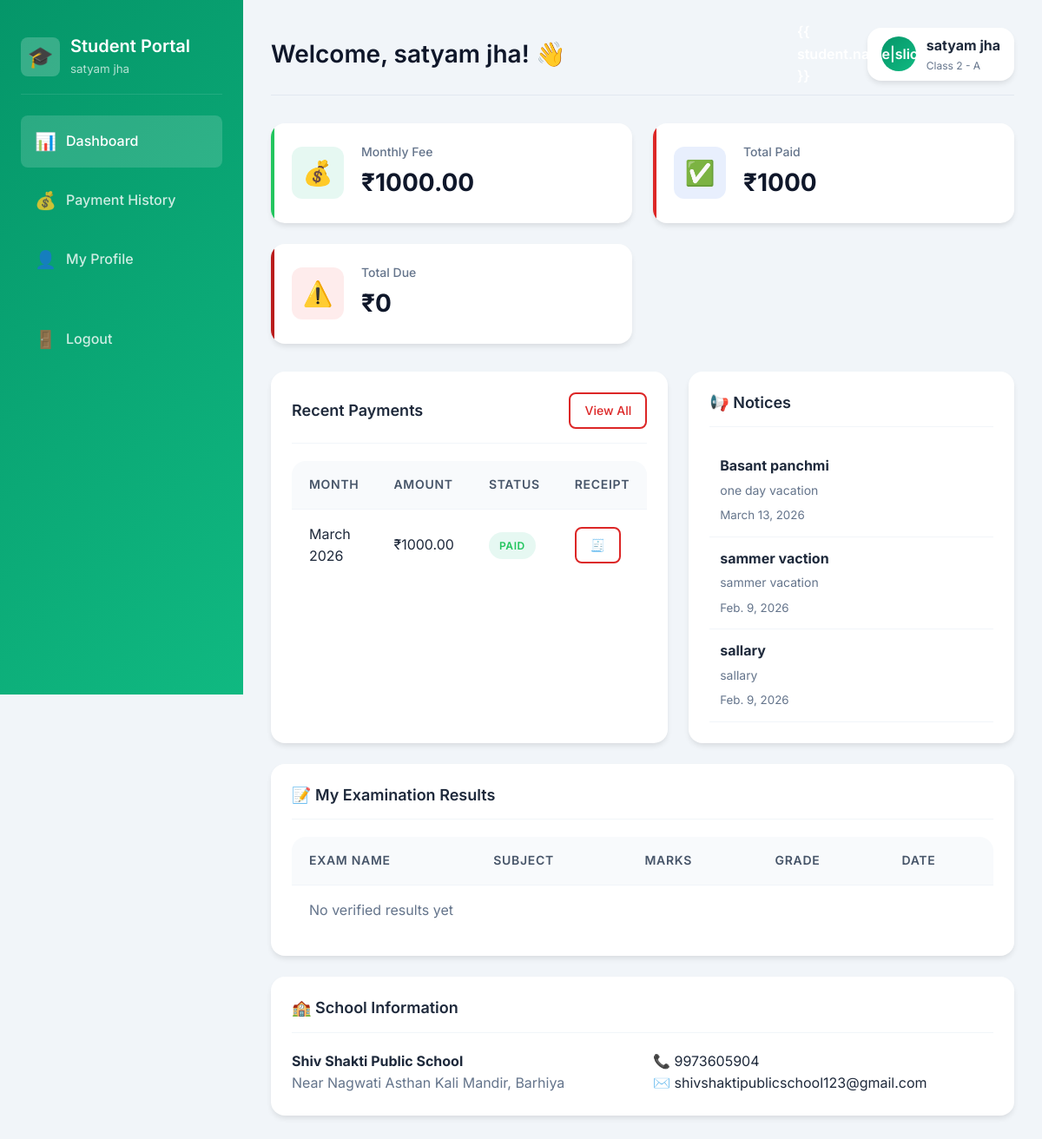
The page /student/dashboard/ (signed in) on the database its author committed.
### core/models.py (models this page shows, shortened)
class Student(models.Model):
    name = models.CharField(max_length=100)
    father_name = models.CharField(max_length=100)
    student_class = models.ForeignKey(SchoolClass, on_delete=models.SET_NULL, null=True)
    role = models.CharField(max_length=50, default='Student')
    address = models.TextField(blank=True)
    email = models.EmailField(blank=True)
    mobile = models.CharField(max_length=15)
    admission_date = models.DateField()
    monthly_fee = models.DecimalField(max_digits=10, decimal_places=2, default=0)
    photo = models.BinaryField(blank=True, null=True)
    password = models.CharField(max_length=128)
    is_active = models.BooleanField(default=True)
    created_at = models.DateTimeField(auto_now_add=True)

class SchoolClass(models.Model):
    class_name = models.CharField(max_length=50)
    section = models.CharField(max_length=10)
    strength = models.IntegerField(default=0)
    class Meta:
        verbose_name = "Class"
        verbose_name_plural = "Classes"
        unique_together = ['class_name', 'section']
    def __str__(self):
        return f"{self.class_name} - {self.section}"

class StudentPayment(models.Model):
    PAYMENT_MODE_CHOICES = [
        ('Cash', 'Cash'),
        ('Bank Transfer', 'Bank Transfer'),
        ('UPI', 'UPI'),
        ('Cheque', 'Cheque'),
    ]
    STATUS_CHOICES = [
        ('Paid', 'Paid'),
        ('Pending', 'Pending'),
        ('Partial', 'Partial'),
    ]
    student = models.ForeignKey(Student, on_delete=models.CASCADE, related_name='payments')
    payment_mode = models.CharField(max_length=20, choices=PAYMENT_MODE_CHOICES, default='Cash')
    paid_amount = models.DecimalField(max_digits=10, decimal_places=2)
    due_amount = models.DecimalField(max_digits=10, decimal_places=2, default=0)
    payment_date = models.DateField()
    status = models.CharField(max_length=10, choices=STATUS_CHOICES, default='Pending')
    month = models.CharField(max_length=20)
    year = models.IntegerField()
    remarks = models.TextField(blank=True)
    created_at = models.DateTimeField(auto_now_add=True)
    class Meta:
        ordering = ['-payment_date']

class Notice(models.Model):
    CATEGORY_CHOICES = [
        ('General', 'General'),
        ('Academic', 'Academic'),
        ('Event', 'Event'),
        ('Holiday', 'Holiday'),
        ('Exam', 'Exam'),
    ]
    PRIORITY_CHOICES = [
        ('Low', 'Low'),
        ('Medium', 'Medium'),
        ('High', 'High'),
    ]
    AUDIENCE_CHOICES = [
        ('All', 'All'),
        ('Students', 'Students'),
        ('Teachers', 'Teachers'),
        ('Parents', 'Parents'),
    ]
    title = models.CharField(max_length=200)
    description = models.TextField()
    category = models.CharField(max_length=20, choices=CATEGORY_CHOICES, default='General')
    issued_by = models.CharField(max_length=100)
    priority = models.CharField(max_length=10, choices=PRIORITY_CHOICES, default='Medium')
    notice_date = models.DateField(auto_now_add=True)
    valid_until = models.DateField(null=True, blank=True)
    audience = models.CharField(max_length=20, choices=AUDIENCE_CHOICES, default='All')
    file = models.BinaryField(blank=True, null=True)
    is_active = models.BooleanField(default=True)
    class Meta:
        ordering = ['-notice_date']

### core/views.py (the view)
# urls.py: path('student/dashboard/', views.student_dashboard, name='student_dashboard'),
def student_dashboard(request):
    if request.session.get('user_type') != 'student':
        return redirect('student_login')
    student_id = request.session.get('student_id')
    student = get_object_or_404(Student, pk=student_id)
    payments = StudentPayment.objects.filter(student=student)
    total_paid = payments.filter(status='Paid').aggregate(total=Sum('paid_amount'))['total'] or Decimal('0')
    total_due = payments.filter(status='Pending').aggregate(total=Sum('due_amount'))['total'] or Decimal('0')
    recent_payments = payments[:5]
    notices = Notice.objects.filter(is_active=True, audience__in=['All', 'Students'])[:5]
    results = Result.objects.filter(student=student, verification_status='Verified').select_related('subject').order_by('-exam_date')
    context = {
        'student': student,
        'total_paid': total_paid,
        'total_due': total_due,
        'recent_payments': recent_payments,
        'results': results,
        'notices': notices,
        'school_info': {
            'name': 'Shiv Shakti Public School',
            'address': 'Near Nagwati Asthan Kali Mandir, Barhiya',
            'contact': '9973605904',
            'email': 'shivshaktipublicschool123@gmail.com'
        }
    }
    return render(request, 'student/dashboard.html', context)

### templates/student/dashboard.html (shortened to what this page needs)
{% extends 'base.html' %}
{% block body %}
<div class="dashboard-layout">
    <aside class="sidebar" style="background: linear-gradient(135deg, #059669 0%, #10b981 100%);">
        <div class="sidebar-brand">
            <div class="brand-icon">🎓</div>
            <div>
                <h2>Student Portal</h2><small style="opacity: 0.7;">{{ student.name }}</small>
            </div>
        </div>
        <nav>
            <ul class="sidebar-nav">
                <li class="nav-item"><a href="{% url 'student_dashboard' %}" class="nav-link active"><span
                            class="icon">📊</span> Dashboard</a></li>
                <li class="nav-item"><a href="{% url 'student_payment_history' %}" class="nav-link"><span
                            class="icon">💰</span> Payment History</a></li>
                <li class="nav-item"><a href="{% url 'student_profile' %}" class="nav-link"><span class="icon">👤</span>
                        My Profile</a></li>
                <li class="nav-item" style="margin-top: 2rem;"><a href="{% url 'logout' %}" class="nav-link"><span
                            class="icon">🚪</span> Logout</a></li>
            </ul>
        </nav>
    </aside>
    <main class="main-content">
        <div class="top-header">
            <h1 class="page-title">Welcome, {{ student.name }}! 👋</h1>
            <div class="user-profile">
                <div class="user-avatar" style="background: linear-gradient(135deg, #059669 0%, #10b981 100%);">{{
                    student.name|slice:":1"|upper }}</div>
                <div><strong>{{ student.name }}</strong>
                    <div style="font-size: 0.75rem; color: var(--gray-500);">{{ student.student_class }}</div>
                </div>
            </div>
        </div>
        <div class="stats-grid animate-slideUp">
            <div class="stat-card revenue">
                <div class="stat-icon">💰</div>
                <div class="stat-content">
                    <h3>Monthly Fee</h3>
                    <div class="stat-value">₹{{ student.monthly_fee }}</div>
                </div>
            </div>
            <div class="stat-card income">
                <div class="stat-icon">✅</div>
                <div class="stat-content">
                    <h3>Total Paid</h3>
                    <div class="stat-value">₹{{ total_paid|floatformat:0 }}</div>
                </div>
            </div>
            <div class="stat-card expense">
                <div class="stat-icon">⚠️</div>
                <div class="stat-content">
                    <h3>Total Due</h3>
                    <div class="stat-value">₹{{ total_due|floatformat:0 }}</div>
                </div>
            </div>
        </div>
        <div class="grid-2">
            <div class="card">
                <div class="card-header">
                    <h3 class="card-title">Recent Payments</h3><a href="{% url 'student_payment_history' %}"
                        class="btn btn-sm btn-outline">View All</a>
                </div>
                <div class="table-container" style="box-shadow: none;">
                    <table class="table">
                        <thead>
                            <tr>
                                <th>Month</th>
                                <th>Amount</th>
                                <th>Status</th>
                                <th>Receipt</th>
                            </tr>
                        </thead>
                        <tbody>
                            {% for payment in recent_payments %}
                            <tr>
                                <td>{{ payment.month }} {{ payment.year }}</td>
                                <td>₹{{ payment.paid_amount }}</td>
                                <td>
                                    {% if payment.status == 'Paid' %}
                                    <span class="badge badge-success">Paid</span>
                                    {% else %}
                                    <span class="badge badge-warning">{{ payment.status }}</span>
                                    {% endif %}
                                </td>
                                <td>
                                    <a href="{% url 'fee_receipt' payment.pk %}" class="btn btn-sm btn-outline"
                                        title="Download Receipt">🧾</a>
                                </td>
                            </tr>
                            {% empty %}
                            <tr>
                                <td colspan="4" class="text-center text-muted">No payments yet</td>
                            </tr>
                            {% endfor %}
                        </tbody>
                    </table>
                </div>
            </div>
            <div class="card">
                <div class="card-header">
                    <h3 class="card-title">📢 Notices</h3>
                </div>
                {% for notice in notices %}
                <div style="padding: 0.75rem; border-bottom: 1px solid var(--gray-100);">
                    <strong>{{ notice.title }}</strong>
                    <p class="text-muted" style="font-size: 0.875rem; margin: 0.25rem 0;">
                        {{ notice.description|truncatechars:100 }}
                    </p>
                    <small class="text-muted">{{ notice.notice_date }}</small>
                </div>
                {% empty %}
                <p class="text-center text-muted p-3">No notices</p>
                {% endfor %}
            </div>
        </div>
        <div class="card mt-3 animate-slideUp" style="animation-delay: 0.2s;">
            <div class="card-header">
                <h3 class="card-title">📝 My Examination Results</h3>
            </div>
            <div class="table-container" style="box-shadow: none;">
                <table class="table">
                    <thead>
                        <tr>
                            <th>Exam Name</th>
                            <th>Subject</th>
                            <th>Marks</th>
                            <th>Grade</th>
                            <th>Date</th>
                        </tr>
                    </thead>
                    <tbody>
                        {% for result in results %}
                        <tr>
                            <td>{{ result.exam_name }}</td>
                            <td>{{ result.subject.subject_name }}</td>
                            <td>{{ result.marks_obtained }} / {{ result.total_marks }} ({{
                                result.percentage|floatformat:1 }}%)</td>
                            <td>
                                {% if result.grade == 'A+' or result.grade == 'A' %}
                                <span class="badge badge-success">{{ result.grade }}</span>
                                {% elif result.grade == 'B+' or result.grade == 'B' %}
                                <span class="badge badge-info">{{ result.grade }}</span>
                                {% elif result.grade == 'C' %}
                                <span class="badge badge-warning">{{ result.grade }}</span>
                                {% else %}
                                <span class="badge badge-danger">{{ result.grade }}</span>
                                {% endif %}
                            </td>
                            <td>{{ result.exam_date|date:"M d, Y" }}</td>
                        </tr>
                        {% empty %}
                        <tr>
                            <td colspan="5" class="text-center text-muted">No verified results yet</td>
                        </tr>
                        {% endfor %}
                    </tbody>
                </table>
            </div>
        </div>
        <div class="card mt-3">
            <div class="card-header">
                <h3 class="card-title">🏫 School Information</h3>
            </div>
            <div class="grid-2">
                <div><strong>{{ school_info.name }}</strong>
                    <p class="text-muted">{{ school_info.address }}</p>
                </div>
                <div>
                    <p>📞 {{ school_info.contact }}</p>
                    <p>✉️ {{ school_info.email }}</p>
                </div>
            </div>
        </div>
    </main>
</div>
{% endblock %}

### rows shown on the page
Student: name "satyam jha", student_class "Class 2 - A", monthly_fee "1000.00"
StudentPayment: month "March", year "2026", paid_amount "1000.00", status "PAID"
Notice: title "Basant panchmi", description "one day vacation", notice_date "March 13, 2026"
Notice: title "sammer vaction", description "sammer vacation", notice_date "Feb. 9, 2026"
Notice: title "sallary", description "sallary", notice_date "Feb. 9, 2026"

### other values the page prints
{{ total_paid|floatformat:0 }} "1000"
{{ total_due|floatformat:0 }} "0"
{{ school_info.name }} "Shiv Shakti Public School"
{{ school_info.address }} "Near Nagwati Asthan Kali Mandir, Barhiya"
{{ school_info.contact }} "9973605904"
{{ school_info.email }} "shivshaktipublicschool123@gmail.com"
